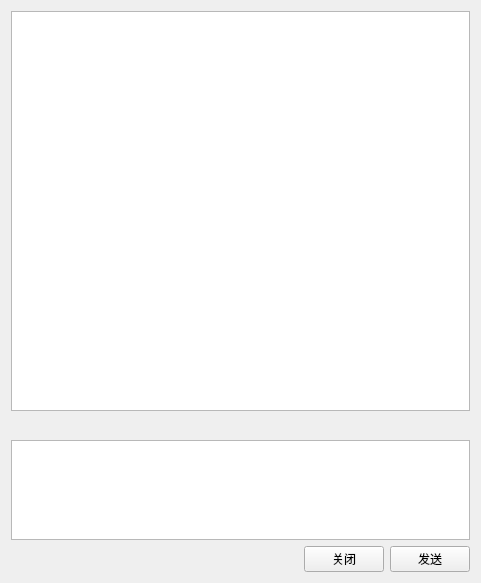
<?xml version="1.0" encoding="UTF-8"?>
<ui version="4.0">
 <class>im_chartTabWidget</class>
 <widget class="QWidget" name="im_chartTabWidget">
  <property name="geometry">
   <rect>
    <x>0</x>
    <y>0</y>
    <width>481</width>
    <height>583</height>
   </rect>
  </property>
  <property name="windowTitle">
   <string>Form</string>
  </property>
  <layout class="QGridLayout" name="gridLayout">
   <item row="0" column="0">
    <layout class="QVBoxLayout" name="verticalLayout">
     <item>
      <widget class="QTextBrowser" name="textBrowserChartRecord"/>
     </item>
     <item>
      <widget class="QToolBar" name="toolbarChartTools">
       <property name="minimumSize">
        <size>
         <width>100</width>
         <height>0</height>
        </size>
       </property>
       <property name="maximumSize">
        <size>
         <width>100</width>
         <height>16777215</height>
        </size>
       </property>
       <property name="allowedAreas">
        <set>Qt::LeftToolBarArea</set>
       </property>
       <property name="orientation">
        <enum>Qt::Horizontal</enum>
       </property>
       <property name="iconSize">
        <size>
         <width>24</width>
         <height>24</height>
        </size>
       </property>
      </widget>
     </item>
     <item>
      <widget class="QTextEdit" name="textEditInput">
       <property name="sizePolicy">
        <sizepolicy hsizetype="Expanding" vsizetype="Fixed">
         <horstretch>0</horstretch>
         <verstretch>0</verstretch>
        </sizepolicy>
       </property>
       <property name="maximumSize">
        <size>
         <width>16777215</width>
         <height>100</height>
        </size>
       </property>
      </widget>
     </item>
     <item>
      <layout class="QHBoxLayout" name="horizontalLayout">
       <item>
        <spacer name="horizontalSpacer">
         <property name="orientation">
          <enum>Qt::Horizontal</enum>
         </property>
         <property name="sizeHint" stdset="0">
          <size>
           <width>40</width>
           <height>20</height>
          </size>
         </property>
        </spacer>
       </item>
       <item>
        <widget class="QPushButton" name="pushButton">
         <property name="text">
          <string>关闭</string>
         </property>
        </widget>
       </item>
       <item>
        <widget class="QPushButton" name="pushButton_2">
         <property name="text">
          <string>发送</string>
         </property>
        </widget>
       </item>
      </layout>
     </item>
    </layout>
   </item>
  </layout>
 </widget>
 <resources/>
 <connections/>
</ui>
